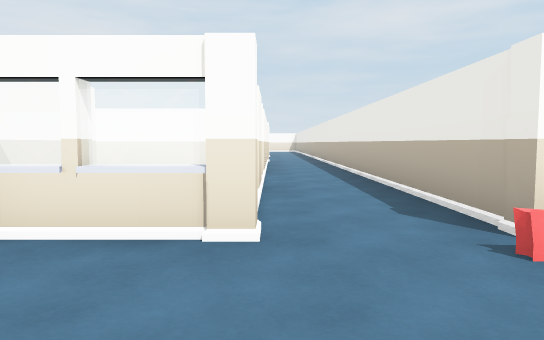
view 1 (above)

19 first-person views from a walk through a Unity game level. The camera is 1.2 m above the floor, tilts 4° down and sees 70° across. Doors are open. The floor is counted in squares, 2 m on a side. Each view is taken from the middle of a square. On the plan, view 1 faces up. The plan holds only what a view shows up to about 11 squares ahead; the rest is blank. The place goes on beyond the plan. The player character is not drawn. Some animated figures are not drawn.

view 2
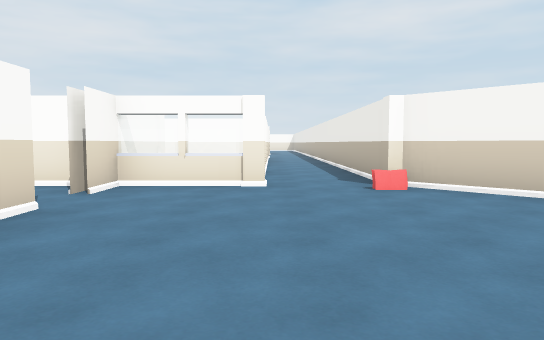

view 3
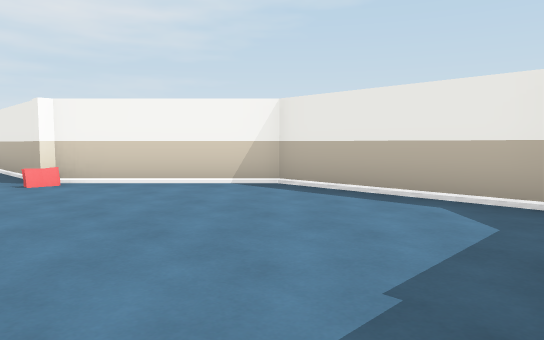

view 4
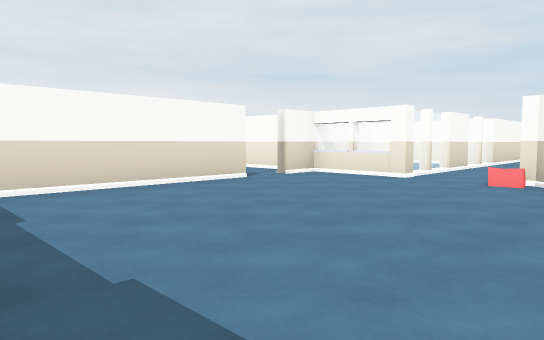

view 5
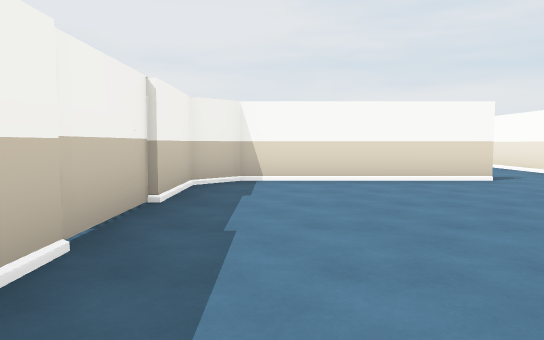

view 6
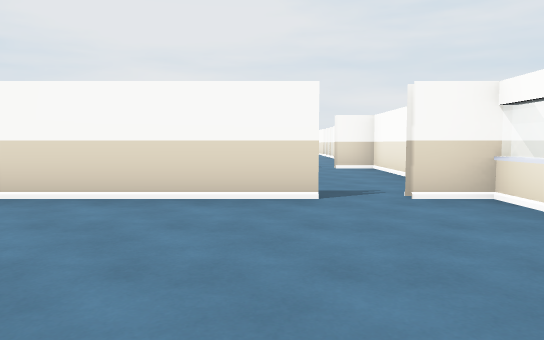

view 7
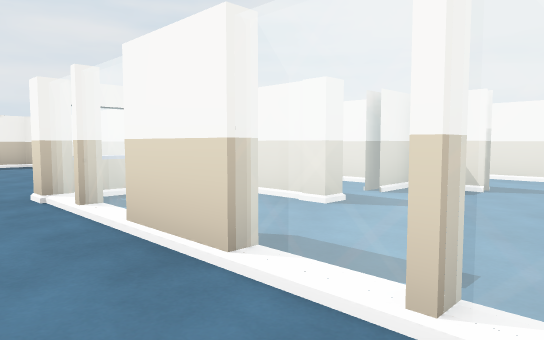

view 8
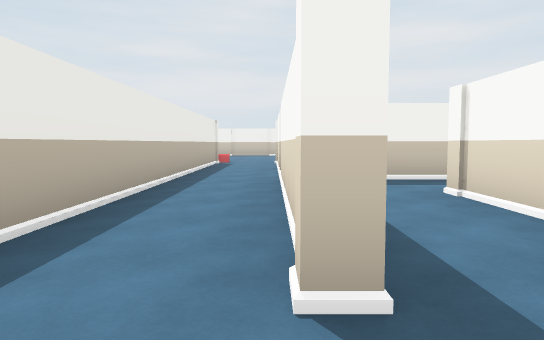

view 9
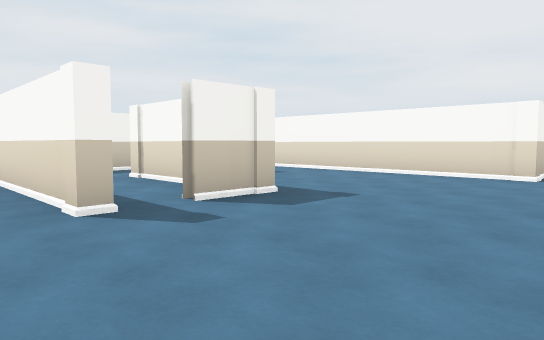

view 10
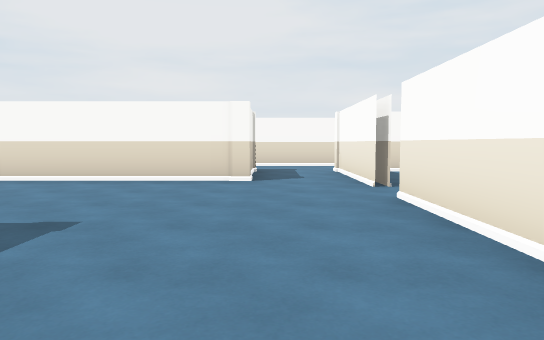

view 11
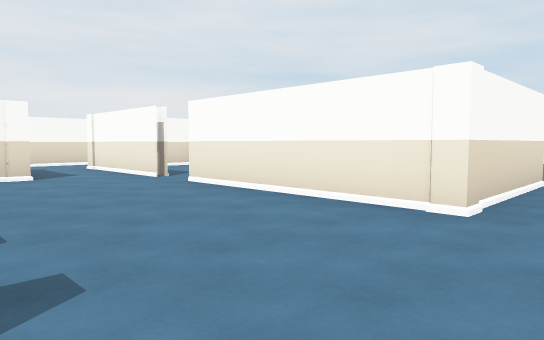

view 12
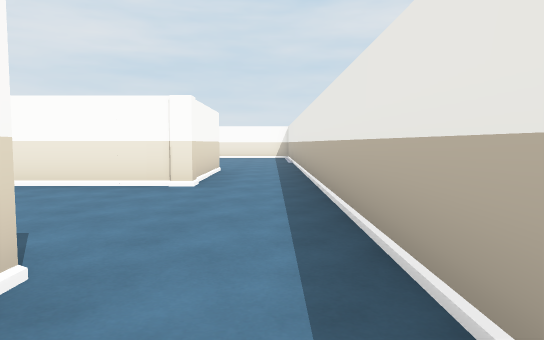

view 13
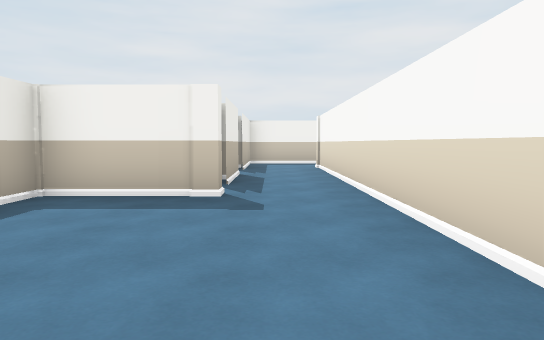

view 14
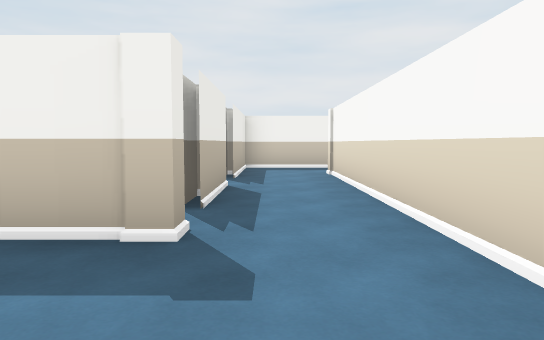

view 15
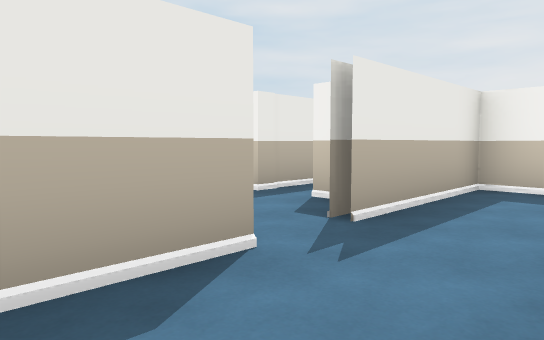

view 16
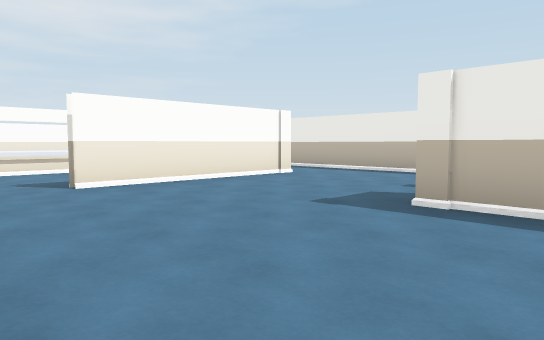

view 17
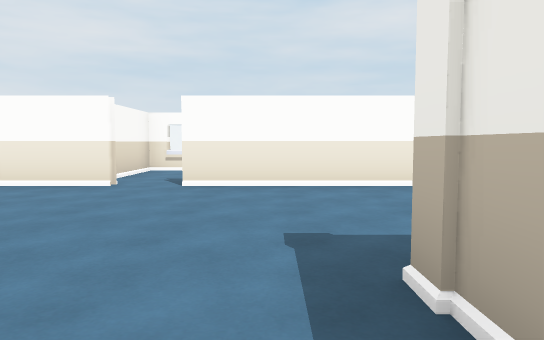

view 18
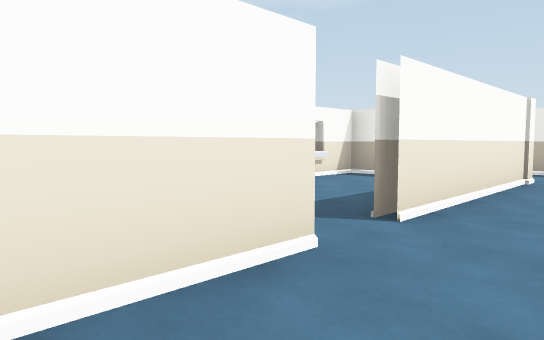

view 19
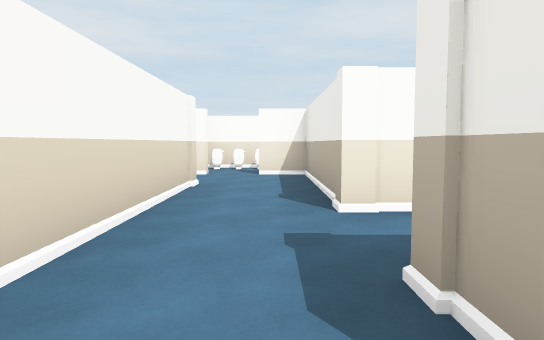

### Floor plan
Ten units are one square. View 1 is at (0, 0); x grows to the right and y downward. Boxes are objects, and circles mark ways between rooms. Rooms are numbered by the first view taken in them; rooms with no view inside come last. Other rooms are left out.
<svg viewBox="-115 -200 162 246">
<path fill="none" stroke="#000" d="M19 41 24 41M-21 -6 -21 35 -15 41 18 41M-4 -24 -23 -24M42 34 42 0 24 -18M-23 -20 -23 -15M-21 -30 -21 -15M-21 -110 -21 -96M-41 -96 -23 -96 -23 -124M-2 -122 -2 -34M-42 -76 -19 -76M-42 -75 -42 -82M-62 -144 -62 -115M-44 -64 -44 -85M-62 -66 -62 -46M-38 -166 -42 -166M-51 -164 -81 -164M-51 -166 -60 -166M-4 -164 -43 -164M-79 -146 -66 -146M-2 -195 -2 -168M-64 -26 -44 -26 -44 -55M17 -26 17 -195M-83 -139 -83 -144M-101 -164 -101 -145M-34 -194 -56 -194 -56 -175M-3 -187 -3 -194 -16 -194M-21 -44 -21 -30M-1 -74 -34 -74M-44 -46 -32 -46M-10 -26 -4 -26"/>
<rect x="-5" y="-25" width="10" height="10" fill="#bbb"><title>pillar</title></rect>
<rect x="15" y="-25" width="10" height="10" fill="#bbb"><title>pillar</title></rect>
<rect x="-85" y="-155" width="10" height="10" fill="#bbb"><title>pillar</title></rect>
<rect x="-85" y="-165" width="10" height="10" fill="#bbb"><title>pillar</title></rect>
<rect x="-65" y="-45" width="10" height="10" fill="#bbb"><title>pillar</title></rect>
<rect x="-65" y="-155" width="10" height="10" fill="#bbb"><title>pillar</title></rect>
<rect x="-45" y="-95" width="10" height="10" fill="#bbb"><title>pillar</title></rect>
<rect x="-25" y="-95" width="10" height="10" fill="#bbb"><title>pillar</title></rect>
<rect x="-25" y="-135" width="10" height="10" fill="#bbb"><title>pillar</title></rect>
<rect x="-5" y="-135" width="10" height="10" fill="#bbb"><title>pillar</title></rect>
<rect x="-5" y="-165" width="10" height="10" fill="#bbb"><title>pillar</title></rect>
<rect x="-25" y="-55" width="10" height="10" fill="#bbb"><title>pillar</title></rect>
<circle cx="7" cy="-27" r="3" fill="#2a7"/>
<circle cx="-75" cy="-155" r="3" fill="#2a7"/>
<circle cx="-53" cy="-167" r="3" fill="#2a7"/>
<circle cx="-40" cy="-60" r="3" fill="#2a7"/>
<text x="10" y="10">1</text>
<text x="-30" y="-110">2</text>
<text x="-110" y="-100">3</text>
<text x="-30" y="-190">4</text>
<text x="-20" y="-60">5</text>
</svg>
Room 1 opens to room 2. Room 2 opens to room 3. Room 2 opens to room 4. Room 2 opens to room 5.

Where each view was taken, in squares from view 1:
view 1: 0 up, 0 right, facing up
view 2: 3 down, 0 right, facing up
view 3: 4 down, 0 right, facing up-right
view 4: 4 down, 3 right, facing up-left
view 5: 3 down, 4 right, facing left
view 6: 0 up, 2 right, facing left
view 7: 7 up, 1 right, facing down-left
view 8: 14 up, 0 right, facing down
view 9: 16 up, 1 right, facing down-left
view 10: 15 up, 0 right, facing left
view 11: 13 up, 1 right, facing up-left
view 12: 11 up, 1 right, facing up
view 13: 14 up, 5 left, facing down
view 14: 12 up, 5 left, facing down
view 15: 8 up, 6 left, facing down-right
view 16: 11 up, 6 left, facing up-right
view 17: 11 up, 3 left, facing up
view 18: 15 up, 7 left, facing up-right
view 19: 13 up, 9 left, facing up
